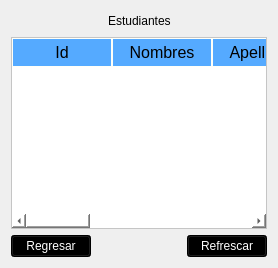
         <widget class="QWidget" name="tab">
          <attribute name="icon">
           <iconset resource="logo.qrc">
            <normaloff>:/cct/imagenes/klipartz.com (14).png</normaloff>:/cct/imagenes/klipartz.com (14).png</iconset>
          </attribute>
          <attribute name="title">
           <string/>
          </attribute>
          <layout class="QVBoxLayout" name="verticalLayout_4">
           <item>
            <layout class="QHBoxLayout" name="horizontalLayout">
             <item>
              <spacer name="horizontalSpacer">
               <property name="orientation">
                <enum>Qt::Horizontal</enum>
               </property>
               <property name="sizeHint" stdset="0">
                <size>
                 <width>40</width>
                 <height>20</height>
                </size>
               </property>
              </spacer>
             </item>
             <item>
              <widget class="QLabel" name="label">
               <property name="styleSheet">
                <string notr="true">font: 87 18pt &quot;Arial Black&quot;;
color: rgb(0,0,0);</string>
               </property>
               <property name="text">
                <string>Estudiantes</string>
               </property>
              </widget>
             </item>
             <item>
              <spacer name="horizontalSpacer_2">
               <property name="orientation">
                <enum>Qt::Horizontal</enum>
               </property>
               <property name="sizeHint" stdset="0">
                <size>
                 <width>40</width>
                 <height>20</height>
                </size>
               </property>
              </spacer>
             </item>
            </layout>
           </item>
           <item>
            <widget class="QTableWidget" name="TablaEstudiante">
             <property name="styleSheet">
              <string notr="true">QWidget{
		background-color:#ffffff;
		color:#000000;
}

QHeaderView::section{
		background-color:#55aaff;
		padding:2px;
		border:1px solid #fffff8;
		font-size:12pt;
		
}
QTableWidget{
		gridline-color: #ff00ff;
		font-size:12pt;
}
QTableWidget QTableCornerButton:section{
		background-color:#55ffaa;
		border:1px solid #f00000;
}

</string>
             </property>
             <column>
              <property name="text">
               <string>Id</string>
              </property>
             </column>
             <column>
              <property name="text">
               <string>Nombres</string>
              </property>
             </column>
             <column>
              <property name="text">
               <string>Apellidos</string>
              </property>
             </column>
             <column>
              <property name="text">
               <string>Tipo</string>
              </property>
             </column>
             <column>
              <property name="text">
               <string>Cédula</string>
              </property>
             </column>
             <column>
              <property name="text">
               <string>Fecha Nacimiento</string>
              </property>
             </column>
             <column>
              <property name="text">
               <string>Género</string>
              </property>
             </column>
            </widget>
           </item>
           <item>
            <layout class="QHBoxLayout" name="horizontalLayout_8">
             <item>
              <layout class="QHBoxLayout" name="horizontalLayout_7">
               <item>
                <widget class="QPushButton" name="RegresarBase">
                 <property name="styleSheet">
                  <string notr="true">QPushButton{
	
	background-color: rgb(0, 0, 0);
	font: 87 13pt &quot;Arial Black&quot;;
	color: rgb(255, 255, 255);
}

QPushButton:hover{

	background-color:#00aaff;
	font: 87 13pt &quot;Arial Black&quot;;
	color: rgb(0, 0, 0);

}</string>
                 </property>
                 <property name="text">
                  <string>Regresar</string>
                 </property>
                </widget>
               </item>
               <item>
                <spacer name="horizontalSpacer_5">
                 <property name="orientation">
                  <enum>Qt::Horizontal</enum>
                 </property>
                 <property name="sizeHint" stdset="0">
                  <size>
                   <width>40</width>
                   <height>20</height>
                  </size>
                 </property>
                </spacer>
               </item>
              </layout>
             </item>
             <item>
              <widget class="QPushButton" name="Refrescar">
               <property name="styleSheet">
                <string notr="true">
QPushButton{
	
	background-color: rgb(0, 0, 0);
	font: 87 13pt &quot;Arial Black&quot;;
	color: rgb(255, 255, 255);
}

QPushButton:hover{

	background-color:#00aaff;
	font: 87 13pt &quot;Arial Black&quot;;
	color: rgb(0, 0, 0);

}</string>
               </property>
               <property name="text">
                <string>Refrescar</string>
               </property>
              </widget>
             </item>
            </layout>
           </item>
          </layout>
         </widget>
